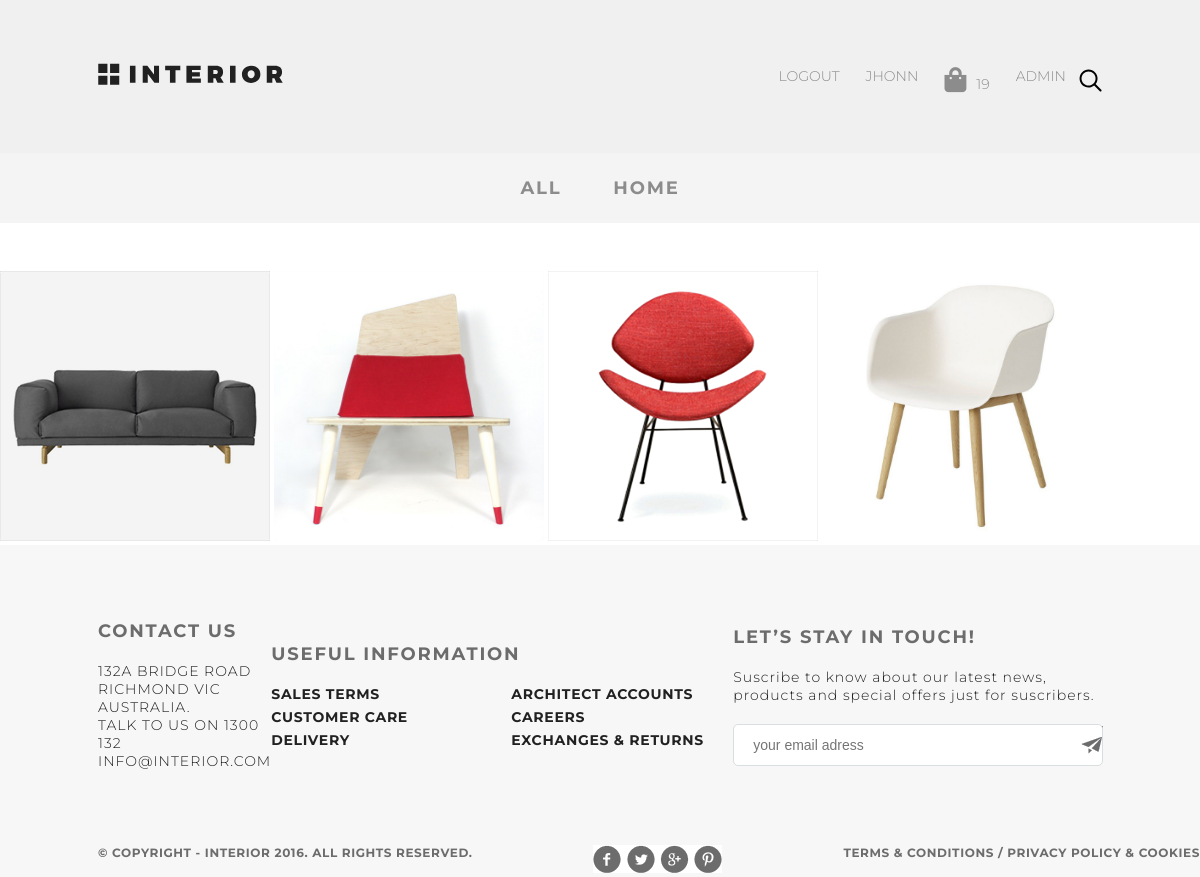
Page /product/cat1/ (signed in) on the committed database.
### authapp/models.py (models this page shows, shortened)
class CustomUser(AbstractUser):
    age = models.PositiveIntegerField(verbose_name='возраст', default=18)
    ava = models.ImageField(upload_to='avatars', verbose_name='аватар',)
    email = models.EmailField(verbose_name='email', blank='True')
    activation_key = models.CharField(max_length=128, blank=True)
    activation_key_expired = models.DateTimeField(default=(now() + timedelta(hours=48)))

### basketapp/models.py (models this page shows, shortened)
class Basket(models.Model):
    _price: float
    _total_qty: int
    _total_price: float
    objects = BasketQuerySet.as_manager()
    user = models.ForeignKey(settings.AUTH_USER_MODEL, on_delete=models.CASCADE, related_name='basket')
    product = models.ForeignKey(Stuff, on_delete=models.CASCADE)
    quantity = models.PositiveIntegerField(verbose_name='Quantity', default=0)
    add_datetime = models.DateTimeField(verbose_name='data', auto_now_add=True)
    @cached_property
    def get_items_cached(self):
        return self.user.basket.select_related()
    @property
    def total_qty(self):
        items = self.get_items_cached
        return sum([x.quantity for x in items])

### mainapp/models.py (models this page shows)
class Stuff(models.Model):
    name = models.CharField(verbose_name='Бренд', max_length=30)
    category = models.ForeignKey(Category, on_delete=models.CASCADE)
    img = models.ImageField(upload_to='stuff', verbose_name='logo')
    description = models.TextField(verbose_name='Description',blank=True)
    price = models.DecimalField(verbose_name='price',max_digits=10, decimal_places=2)
    quantity = models.PositiveIntegerField(verbose_name='qty', default=120)

### mainapp/views.py (the view)
# urls.py: path('<int:id>/', controller.product, name='category'),
def category(request:HttpRequest,id=None):
    get_object_or_404(Category,pk=id)
    cat = Stuff.objects.filter(category=id)
    return render(request, 'mainapp/cat.html', {'cat': cat, 'men': category,})

### mainapp/context_processors.py (called while the page is built)
def basket(request:HttpRequest):
    basket = []
    if request.user.is_authenticated:
        basket = Basket.objects.filter(user=request.user)
    return {
        'basket':basket
    }

### mainapp/templates/mainapp/cat.html (shortened to what this page needs)
{% extends 'mainapp/layouts/product_layout.html' %}
{% load static %}
{% block content %}
{% for i in cat %}
<a href="{%url 'product:index' %}{{i.id}}"><img src="/media/{{i.img}}" class="related_links" alt=""></a>
{% endfor %}
{% endblock%}

### mainapp/templates/mainapp/layouts/allmenu.html (shortened to what this page needs)
{% load static %}
<ul class="menu">
    {% if user.is_authenticated %}
    <li class="menu-list">
        <a href="{% url 'auth:logout' %}" class="menu-link">
            Logout
        </a>
    </li>
    <li class="menu-list">
    <div class="usermenu">
        <a href="{% url 'auth:edit' %}" class="menu-link">
            {{user.first_name}}
        </a>
        </div>
    </li>
    <li class="menu-list"><a href="{%url 'basket:index'%}" class="menu-link"><i class="fas fa-shopping-bag"></i>{{basket.0.total_qty}}</li></a>
        {% if user.is_superuser %}
    <li class="menu-list">
        <a href="{% url 'adminapp:products' %}" class="menu-link">
            ADMIN
        </a>
    </li>
        {% endif %}
    {% else %}
    <li class="menu-list"><a href="{% url 'auth:login' %}" class="menu-link">
        Login
    </a></li>
    {% endif %}
    <li class="menu-list search"><img src="{% static 'img/search.svg' %}" alt="search"></li>
                </ul>

### static/style.css (style rules this page uses)
* { margin: 0; padding: 0; }
body { font-family: 'Montserrat', sans-serif; }
a { text-decoration: none; }
.menu { display: flex; margin-top: 57px; margin-bottom: 50px; }
.menu-list { list-style-type: none; }
.menu-link { color: #8c8c8c; font-size: 14px; font-weight: 300; text-transform: uppercase; display: block; padding: 10px 13px; }
.search { display: flex; align-items: center; }
.fa-shopping-bag { font-size:25px; margin-right:10px; }
.related_links { width:270px; height:270px; }

### rows in the picture
CustomUser: first_name "JHONN"
Basket: user+quantity "19"
Stuff: img (picture)
Stuff: img (picture)
Stuff: img (picture)
Stuff: img (picture)
